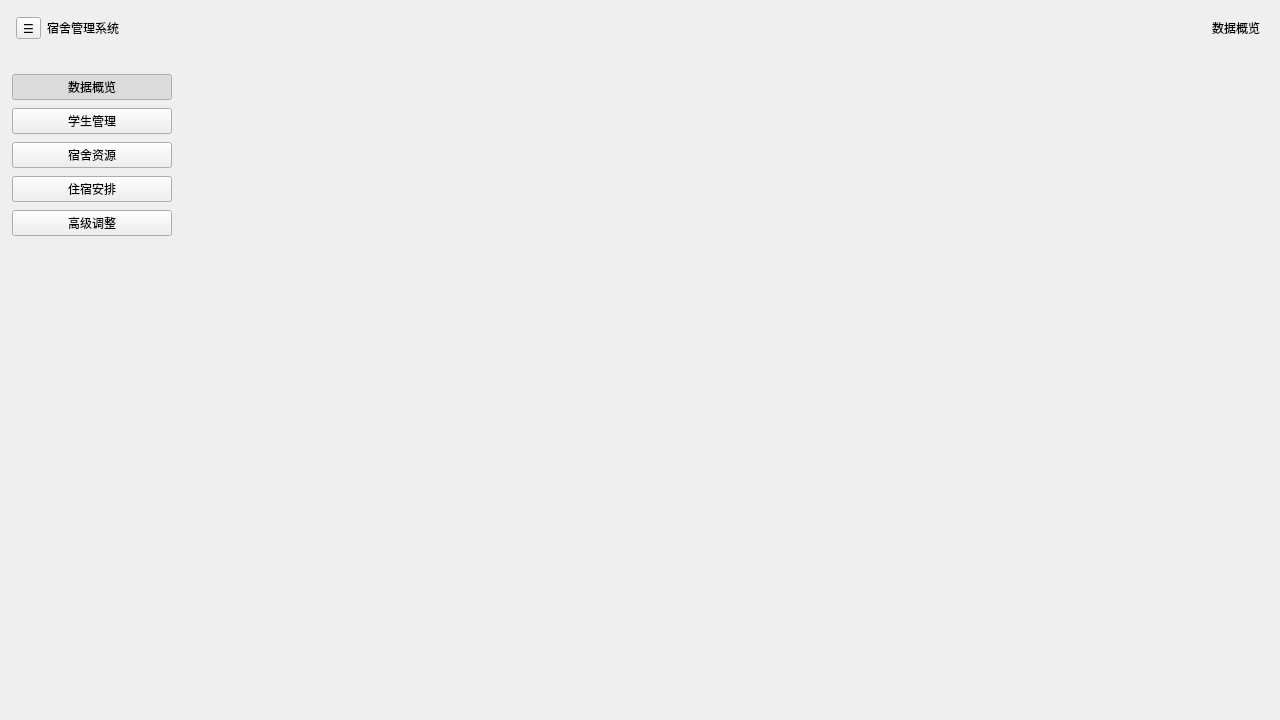
<?xml version="1.0" encoding="UTF-8"?>
<ui version="4.0">
 <class>MainWidget</class>
 <widget class="QWidget" name="MainWidget">
  <property name="geometry">
   <rect>
    <x>0</x>
    <y>0</y>
    <width>1280</width>
    <height>720</height>
   </rect>
  </property>
  <property name="minimumSize">
   <size>
    <width>960</width>
    <height>540</height>
   </size>
  </property>
  <property name="windowTitle">
   <string>宿舍管理系统</string>
  </property>
  <layout class="QVBoxLayout" name="rootLayout">
   <property name="spacing">
    <number>0</number>
   </property>
   <property name="leftMargin">
    <number>0</number>
   </property>
   <property name="topMargin">
    <number>0</number>
   </property>
   <property name="rightMargin">
    <number>0</number>
   </property>
   <property name="bottomMargin">
    <number>0</number>
   </property>
   <item>
    <widget class="QFrame" name="topBar">
     <property name="minimumSize">
      <size>
       <width>0</width>
       <height>56</height>
      </size>
     </property>
     <property name="maximumSize">
      <size>
       <width>16777215</width>
       <height>56</height>
      </size>
     </property>
     <layout class="QHBoxLayout" name="topBarLayout">
      <property name="leftMargin">
       <number>16</number>
      </property>
      <property name="rightMargin">
       <number>20</number>
      </property>
      <item>
       <widget class="QToolButton" name="sidebarToggleButton">
        <property name="text">
         <string>☰</string>
        </property>
        <property name="toolTip">
         <string>展开或收起导航栏</string>
        </property>
       </widget>
      </item>
      <item>
       <widget class="QLabel" name="applicationTitleLabel">
        <property name="text">
         <string>宿舍管理系统</string>
        </property>
       </widget>
      </item>
      <item>
       <spacer name="topBarSpacer">
        <property name="orientation">
         <enum>Qt::Orientation::Horizontal</enum>
        </property>
        <property name="sizeHint" stdset="0">
         <size>
          <width>40</width>
          <height>20</height>
         </size>
        </property>
       </spacer>
      </item>
      <item>
       <widget class="QLabel" name="pageTitleLabel">
        <property name="text">
         <string>数据概览</string>
        </property>
       </widget>
      </item>
     </layout>
    </widget>
   </item>
   <item>
    <layout class="QHBoxLayout" name="bodyLayout">
     <property name="spacing">
      <number>0</number>
     </property>
     <item>
      <widget class="QFrame" name="sidebar">
       <property name="minimumSize">
        <size>
         <width>184</width>
         <height>0</height>
        </size>
       </property>
       <property name="maximumSize">
        <size>
         <width>184</width>
         <height>16777215</height>
        </size>
       </property>
       <layout class="QVBoxLayout" name="sidebarLayout">
        <property name="spacing">
         <number>8</number>
        </property>
        <property name="leftMargin">
         <number>12</number>
        </property>
        <property name="topMargin">
         <number>18</number>
        </property>
        <property name="rightMargin">
         <number>12</number>
        </property>
        <item>
         <widget class="QPushButton" name="overviewNavButton">
          <property name="text">
           <string>数据概览</string>
          </property>
          <property name="checkable">
           <bool>true</bool>
          </property>
          <property name="checked">
           <bool>true</bool>
          </property>
         </widget>
        </item>
        <item>
         <widget class="QPushButton" name="studentNavButton">
          <property name="text">
           <string>学生管理</string>
          </property>
          <property name="checkable">
           <bool>true</bool>
          </property>
         </widget>
        </item>
        <item>
         <widget class="QPushButton" name="dormNavButton">
          <property name="text">
           <string>宿舍资源</string>
          </property>
          <property name="checkable">
           <bool>true</bool>
          </property>
         </widget>
        </item>
        <item>
         <widget class="QPushButton" name="accommodationNavButton">
          <property name="text">
           <string>住宿安排</string>
          </property>
          <property name="checkable">
           <bool>true</bool>
          </property>
         </widget>
        </item>
        <item>
         <widget class="QPushButton" name="advancedNavButton">
          <property name="text">
           <string>高级调整</string>
          </property>
          <property name="checkable">
           <bool>true</bool>
          </property>
         </widget>
        </item>
        <item>
         <spacer name="sidebarSpacer">
          <property name="orientation">
           <enum>Qt::Orientation::Vertical</enum>
          </property>
          <property name="sizeHint" stdset="0">
           <size>
            <width>20</width>
            <height>40</height>
           </size>
          </property>
         </spacer>
        </item>
       </layout>
      </widget>
     </item>
     <item>
      <widget class="QStackedWidget" name="pageStack">
       <property name="currentIndex">
        <number>0</number>
       </property>
       <widget class="OverviewPage" name="overviewPage"/>
       <widget class="StudentPage" name="studentPage"/>
       <widget class="DormResourcePage" name="dormResourcePage"/>
       <widget class="QWidget" name="accommodationPlaceholderPage"/>
       <widget class="QWidget" name="advancedPlaceholderPage"/>
      </widget>
     </item>
    </layout>
   </item>
  </layout>
 </widget>
 <customwidgets>
  <customwidget>
   <class>OverviewPage</class>
   <extends>QWidget</extends>
   <header>ui/overviewpage.h</header>
   <container>1</container>
  </customwidget>
  <customwidget>
   <class>StudentPage</class>
   <extends>QWidget</extends>
   <header>ui/studentpage.h</header>
   <container>1</container>
  </customwidget>
  <customwidget>
   <class>DormResourcePage</class>
   <extends>QWidget</extends>
   <header>ui/dormresourcepage.h</header>
   <container>1</container>
  </customwidget>
 </customwidgets>
 <resources/>
 <connections/>
</ui>
